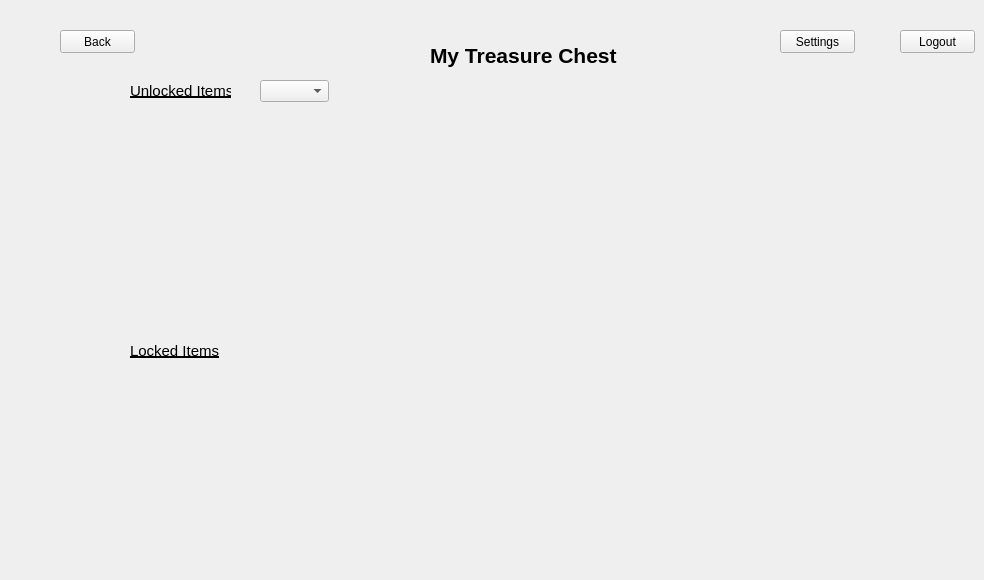
    <widget class="QWidget" name="myTreasureChestPage">
     <widget class="QLabel" name="chestItem4">
      <property name="geometry">
       <rect>
        <x>560</x>
        <y>120</y>
        <width>81</width>
        <height>81</height>
       </rect>
      </property>
      <property name="text">
       <string/>
      </property>
      <property name="pixmap">
       <pixmap>../../../../empty-box-clip-art-at-clker-com-vector-clip-art-online-royalty-free-HTbPlN-clipart.png</pixmap>
      </property>
      <property name="scaledContents">
       <bool>true</bool>
      </property>
     </widget>
     <widget class="QLabel" name="locked2">
      <property name="geometry">
       <rect>
        <x>280</x>
        <y>380</y>
        <width>81</width>
        <height>81</height>
       </rect>
      </property>
      <property name="text">
       <string/>
      </property>
      <property name="pixmap">
       <pixmap>../../../../16-lock-icon-free-cliparts-that-you-can-download-to-you-computer-and-hYJDxQ-clipart.png</pixmap>
      </property>
      <property name="scaledContents">
       <bool>true</bool>
      </property>
     </widget>
     <widget class="QPushButton" name="logoutButton_2">
      <property name="geometry">
       <rect>
        <x>900</x>
        <y>30</y>
        <width>75</width>
        <height>23</height>
       </rect>
      </property>
      <property name="text">
       <string>Logout</string>
      </property>
     </widget>
     <widget class="QLabel" name="locked5">
      <property name="geometry">
       <rect>
        <x>700</x>
        <y>380</y>
        <width>81</width>
        <height>81</height>
       </rect>
      </property>
      <property name="text">
       <string/>
      </property>
      <property name="pixmap">
       <pixmap>../../../../16-lock-icon-free-cliparts-that-you-can-download-to-you-computer-and-hYJDxQ-clipart.png</pixmap>
      </property>
      <property name="scaledContents">
       <bool>true</bool>
      </property>
     </widget>
     <widget class="QLabel" name="chestItem3">
      <property name="geometry">
       <rect>
        <x>420</x>
        <y>120</y>
        <width>81</width>
        <height>81</height>
       </rect>
      </property>
      <property name="text">
       <string/>
      </property>
      <property name="pixmap">
       <pixmap>../../../../empty-box-clip-art-at-clker-com-vector-clip-art-online-royalty-free-HTbPlN-clipart.png</pixmap>
      </property>
      <property name="scaledContents">
       <bool>true</bool>
      </property>
     </widget>
     <widget class="QLabel" name="chestItem11">
      <property name="geometry">
       <rect>
        <x>700</x>
        <y>230</y>
        <width>81</width>
        <height>81</height>
       </rect>
      </property>
      <property name="text">
       <string/>
      </property>
      <property name="pixmap">
       <pixmap>../../../../empty-box-clip-art-at-clker-com-vector-clip-art-online-royalty-free-HTbPlN-clipart.png</pixmap>
      </property>
      <property name="scaledContents">
       <bool>true</bool>
      </property>
     </widget>
     <widget class="QLabel" name="unlockedLabel">
      <property name="geometry">
       <rect>
        <x>130</x>
        <y>80</y>
        <width>101</width>
        <height>21</height>
       </rect>
      </property>
      <property name="font">
       <font>
        <pointsize>11</pointsize>
        <underline>true</underline>
       </font>
      </property>
      <property name="text">
       <string>Unlocked Items</string>
      </property>
     </widget>
     <widget class="QLabel" name="chestItem7">
      <property name="geometry">
       <rect>
        <x>140</x>
        <y>230</y>
        <width>81</width>
        <height>81</height>
       </rect>
      </property>
      <property name="text">
       <string/>
      </property>
      <property name="pixmap">
       <pixmap>../../../../empty-box-clip-art-at-clker-com-vector-clip-art-online-royalty-free-HTbPlN-clipart.png</pixmap>
      </property>
      <property name="scaledContents">
       <bool>true</bool>
      </property>
     </widget>
     <widget class="QLabel" name="locked4">
      <property name="geometry">
       <rect>
        <x>560</x>
        <y>380</y>
        <width>81</width>
        <height>81</height>
       </rect>
      </property>
      <property name="text">
       <string/>
      </property>
      <property name="pixmap">
       <pixmap>../../../../16-lock-icon-free-cliparts-that-you-can-download-to-you-computer-and-hYJDxQ-clipart.png</pixmap>
      </property>
      <property name="scaledContents">
       <bool>true</bool>
      </property>
     </widget>
     <widget class="QLabel" name="locked3">
      <property name="geometry">
       <rect>
        <x>420</x>
        <y>380</y>
        <width>81</width>
        <height>81</height>
       </rect>
      </property>
      <property name="text">
       <string/>
      </property>
      <property name="pixmap">
       <pixmap>../../../../16-lock-icon-free-cliparts-that-you-can-download-to-you-computer-and-hYJDxQ-clipart.png</pixmap>
      </property>
      <property name="scaledContents">
       <bool>true</bool>
      </property>
     </widget>
     <widget class="QPushButton" name="settingsButton_2">
      <property name="geometry">
       <rect>
        <x>780</x>
        <y>30</y>
        <width>75</width>
        <height>23</height>
       </rect>
      </property>
      <property name="text">
       <string>Settings</string>
      </property>
     </widget>
     <widget class="QLabel" name="locked6">
      <property name="geometry">
       <rect>
        <x>840</x>
        <y>380</y>
        <width>81</width>
        <height>81</height>
       </rect>
      </property>
      <property name="text">
       <string/>
      </property>
      <property name="pixmap">
       <pixmap>../../../../16-lock-icon-free-cliparts-that-you-can-download-to-you-computer-and-hYJDxQ-clipart.png</pixmap>
      </property>
      <property name="scaledContents">
       <bool>true</bool>
      </property>
     </widget>
     <widget class="QLabel" name="locked10">
      <property name="geometry">
       <rect>
        <x>560</x>
        <y>490</y>
        <width>81</width>
        <height>81</height>
       </rect>
      </property>
      <property name="text">
       <string/>
      </property>
      <property name="pixmap">
       <pixmap>../../../../16-lock-icon-free-cliparts-that-you-can-download-to-you-computer-and-hYJDxQ-clipart.png</pixmap>
      </property>
      <property name="scaledContents">
       <bool>true</bool>
      </property>
     </widget>
     <widget class="QLabel" name="locked1">
      <property name="geometry">
       <rect>
        <x>140</x>
        <y>380</y>
        <width>81</width>
        <height>81</height>
       </rect>
      </property>
      <property name="text">
       <string/>
      </property>
      <property name="pixmap">
       <pixmap>../../../../16-lock-icon-free-cliparts-that-you-can-download-to-you-computer-and-hYJDxQ-clipart.png</pixmap>
      </property>
      <property name="scaledContents">
       <bool>true</bool>
      </property>
     </widget>
     <widget class="QLabel" name="locked8">
      <property name="geometry">
       <rect>
        <x>280</x>
        <y>490</y>
        <width>81</width>
        <height>81</height>
       </rect>
      </property>
      <property name="text">
       <string/>
      </property>
      <property name="pixmap">
       <pixmap>../../../../16-lock-icon-free-cliparts-that-you-can-download-to-you-computer-and-hYJDxQ-clipart.png</pixmap>
      </property>
      <property name="scaledContents">
       <bool>true</bool>
      </property>
     </widget>
     <widget class="QLabel" name="chestItem6">
      <property name="geometry">
       <rect>
        <x>840</x>
        <y>120</y>
        <width>81</width>
        <height>81</height>
       </rect>
      </property>
      <property name="text">
       <string/>
      </property>
      <property name="pixmap">
       <pixmap>../../../../empty-box-clip-art-at-clker-com-vector-clip-art-online-royalty-free-HTbPlN-clipart.png</pixmap>
      </property>
      <property name="scaledContents">
       <bool>true</bool>
      </property>
     </widget>
     <widget class="QComboBox" name="comboBox">
      <property name="geometry">
       <rect>
        <x>260</x>
        <y>80</y>
        <width>69</width>
        <height>22</height>
       </rect>
      </property>
      <property name="accessibleDescription">
       <string/>
      </property>
      <property name="currentText">
       <string/>
      </property>
     </widget>
     <widget class="QLabel" name="locked9">
      <property name="geometry">
       <rect>
        <x>420</x>
        <y>490</y>
        <width>81</width>
        <height>81</height>
       </rect>
      </property>
      <property name="text">
       <string/>
      </property>
      <property name="pixmap">
       <pixmap>../../../../16-lock-icon-free-cliparts-that-you-can-download-to-you-computer-and-hYJDxQ-clipart.png</pixmap>
      </property>
      <property name="scaledContents">
       <bool>true</bool>
      </property>
     </widget>
     <widget class="QLabel" name="locked11">
      <property name="geometry">
       <rect>
        <x>700</x>
        <y>490</y>
        <width>81</width>
        <height>81</height>
       </rect>
      </property>
      <property name="text">
       <string/>
      </property>
      <property name="pixmap">
       <pixmap>../../../../16-lock-icon-free-cliparts-that-you-can-download-to-you-computer-and-hYJDxQ-clipart.png</pixmap>
      </property>
      <property name="scaledContents">
       <bool>true</bool>
      </property>
     </widget>
     <widget class="QLabel" name="chestItem5">
      <property name="geometry">
       <rect>
        <x>700</x>
        <y>120</y>
        <width>81</width>
        <height>81</height>
       </rect>
      </property>
      <property name="text">
       <string/>
      </property>
      <property name="pixmap">
       <pixmap>../../../../empty-box-clip-art-at-clker-com-vector-clip-art-online-royalty-free-HTbPlN-clipart.png</pixmap>
      </property>
      <property name="scaledContents">
       <bool>true</bool>
      </property>
     </widget>
     <widget class="QLabel" name="chestItem9">
      <property name="geometry">
       <rect>
        <x>420</x>
        <y>230</y>
        <width>81</width>
        <height>81</height>
       </rect>
      </property>
      <property name="text">
       <string/>
      </property>
      <property name="pixmap">
       <pixmap>../../../../empty-box-clip-art-at-clker-com-vector-clip-art-online-royalty-free-HTbPlN-clipart.png</pixmap>
      </property>
      <property name="scaledContents">
       <bool>true</bool>
      </property>
     </widget>
     <widget class="QLabel" name="locked7">
      <property name="geometry">
       <rect>
        <x>140</x>
        <y>490</y>
        <width>81</width>
        <height>81</height>
       </rect>
      </property>
      <property name="text">
       <string/>
      </property>
      <property name="pixmap">
       <pixmap>../../../../16-lock-icon-free-cliparts-that-you-can-download-to-you-computer-and-hYJDxQ-clipart.png</pixmap>
      </property>
      <property name="scaledContents">
       <bool>true</bool>
      </property>
     </widget>
     <widget class="QLabel" name="locked12">
      <property name="geometry">
       <rect>
        <x>840</x>
        <y>490</y>
        <width>81</width>
        <height>81</height>
       </rect>
      </property>
      <property name="text">
       <string/>
      </property>
      <property name="pixmap">
       <pixmap>../../../../16-lock-icon-free-cliparts-that-you-can-download-to-you-computer-and-hYJDxQ-clipart.png</pixmap>
      </property>
      <property name="scaledContents">
       <bool>true</bool>
      </property>
     </widget>
     <widget class="QLabel" name="chestItem2">
      <property name="geometry">
       <rect>
        <x>280</x>
        <y>120</y>
        <width>81</width>
        <height>81</height>
       </rect>
      </property>
      <property name="text">
       <string/>
      </property>
      <property name="pixmap">
       <pixmap>../../../../empty-box-clip-art-at-clker-com-vector-clip-art-online-royalty-free-HTbPlN-clipart.png</pixmap>
      </property>
      <property name="scaledContents">
       <bool>true</bool>
      </property>
     </widget>
     <widget class="QLabel" name="chestItem1">
      <property name="geometry">
       <rect>
        <x>140</x>
        <y>120</y>
        <width>81</width>
        <height>81</height>
       </rect>
      </property>
      <property name="text">
       <string/>
      </property>
      <property name="pixmap">
       <pixmap>../../../../pink.png</pixmap>
      </property>
      <property name="scaledContents">
       <bool>true</bool>
      </property>
     </widget>
     <widget class="QLabel" name="chestItem12">
      <property name="geometry">
       <rect>
        <x>840</x>
        <y>230</y>
        <width>81</width>
        <height>81</height>
       </rect>
      </property>
      <property name="text">
       <string/>
      </property>
      <property name="pixmap">
       <pixmap>../../../../empty-box-clip-art-at-clker-com-vector-clip-art-online-royalty-free-HTbPlN-clipart.png</pixmap>
      </property>
      <property name="scaledContents">
       <bool>true</bool>
      </property>
     </widget>
     <widget class="QLabel" name="lockedLabel">
      <property name="geometry">
       <rect>
        <x>130</x>
        <y>340</y>
        <width>101</width>
        <height>21</height>
       </rect>
      </property>
      <property name="font">
       <font>
        <pointsize>11</pointsize>
        <underline>true</underline>
       </font>
      </property>
      <property name="text">
       <string>Locked Items</string>
      </property>
     </widget>
     <widget class="QLabel" name="SettingsLabel">
      <property name="geometry">
       <rect>
        <x>430</x>
        <y>40</y>
        <width>201</width>
        <height>30</height>
       </rect>
      </property>
      <property name="font">
       <font>
        <pointsize>16</pointsize>
        <weight>75</weight>
        <bold>true</bold>
       </font>
      </property>
      <property name="text">
       <string>My Treasure Chest</string>
      </property>
     </widget>
     <widget class="QLabel" name="chestItem8">
      <property name="geometry">
       <rect>
        <x>280</x>
        <y>230</y>
        <width>81</width>
        <height>81</height>
       </rect>
      </property>
      <property name="text">
       <string/>
      </property>
      <property name="pixmap">
       <pixmap>../../../../empty-box-clip-art-at-clker-com-vector-clip-art-online-royalty-free-HTbPlN-clipart.png</pixmap>
      </property>
      <property name="scaledContents">
       <bool>true</bool>
      </property>
     </widget>
     <widget class="QLabel" name="chestItem10">
      <property name="geometry">
       <rect>
        <x>560</x>
        <y>230</y>
        <width>81</width>
        <height>81</height>
       </rect>
      </property>
      <property name="text">
       <string/>
      </property>
      <property name="pixmap">
       <pixmap>../../../../empty-box-clip-art-at-clker-com-vector-clip-art-online-royalty-free-HTbPlN-clipart.png</pixmap>
      </property>
      <property name="scaledContents">
       <bool>true</bool>
      </property>
     </widget>
     <widget class="QPushButton" name="backProfileButton">
      <property name="geometry">
       <rect>
        <x>60</x>
        <y>30</y>
        <width>75</width>
        <height>23</height>
       </rect>
      </property>
      <property name="text">
       <string>Back</string>
      </property>
     </widget>
    </widget>
